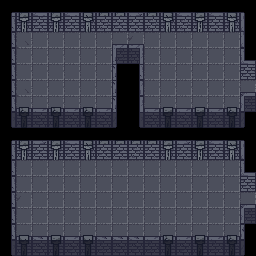

Below is a game level as drawn by its tile map, then a one-line description and the .tmx file that defines it, in full:
An orthogonal 16x16 tile map with 16x16 px tiles, 2 tile layers (background, foreground), 2 tilesets.

<map version="1.10" tiledversion="1.11.2" orientation="orthogonal" renderorder="right-down" width="16" height="16" tilewidth="16" tileheight="16" infinite="0" nextlayerid="3" nextobjectid="1">
 <properties>
  <property name="offset_x" type="int" value="0" />
  <property name="offset_y" type="int" value="16" />
 </properties>
 <tileset firstgid="1" source="../tilesets/walls.tsx" />
 <tileset firstgid="118" source="../tilesets/floor.tsx" />
 <layer id="1" name="background" width="16" height="16">
  <data encoding="csv">
120,120,120,120,120,120,120,120,120,120,120,120,120,120,120,120,
120,120,120,120,120,120,120,120,120,120,120,120,120,120,120,120,
120,118,119,119,119,119,119,119,122,119,119,119,119,119,119,120,
120,119,119,119,119,119,119,119,119,119,119,119,119,119,119,120,
120,119,119,119,119,119,119,120,120,119,119,119,119,119,119,120,
120,118,119,119,119,119,119,120,120,119,119,119,119,119,119,121,
120,119,119,119,119,119,119,120,120,119,119,119,119,119,119,122,
120,119,119,119,119,119,119,120,120,119,119,119,119,119,119,120,
120,120,120,120,120,120,120,120,120,120,120,120,120,120,120,120,
120,120,120,120,120,120,120,120,120,120,120,120,120,120,120,120,
120,119,119,119,119,119,119,119,119,119,119,119,119,119,119,120,
120,119,119,119,119,119,119,119,119,119,119,119,119,119,119,120,
120,122,119,119,119,119,119,119,119,119,119,119,119,119,119,119,
120,119,119,119,119,119,119,119,119,119,119,119,119,119,119,122,
120,119,119,119,119,119,119,119,119,119,119,119,119,119,119,120,
120,119,119,119,119,119,119,119,119,119,119,119,119,119,119,120
</data>
 </layer>
 <layer id="2" name="foreground" width="16" height="16">
  <data encoding="csv">
1,2,5,2,5,4,2,2,6,2,4,5,2,5,4,8,
19,11,75,11,14,13,16,14,14,16,13,16,11,14,13,17,
19,0,0,0,0,0,0,41,41,0,0,0,0,0,0,17,
19,0,0,0,0,0,0,94,93,0,0,0,0,0,0,68,
19,0,0,0,0,0,0,44,19,0,0,0,0,0,0,76,
19,0,0,0,0,0,0,44,28,0,0,0,0,0,0,85,
19,40,43,40,43,40,43,44,37,43,39,43,39,43,40,95,
46,47,52,47,52,47,52,53,46,52,47,52,47,50,47,53,
1,2,6,2,5,4,2,2,2,2,2,6,2,5,4,8,
19,11,14,11,75,13,14,14,16,14,11,14,11,14,13,17,
19,0,0,0,0,0,0,0,0,0,0,0,0,0,0,68,
19,0,0,0,0,0,0,0,0,0,0,0,0,0,0,77,
19,0,0,0,0,0,0,0,0,0,0,0,0,0,0,85,
19,0,0,0,0,0,0,0,0,0,0,0,0,0,0,95,
19,38,42,39,43,38,42,42,42,43,40,43,39,43,40,35,
46,47,52,47,52,47,50,52,52,50,47,52,47,50,47,53
</data>
 </layer>
</map>
